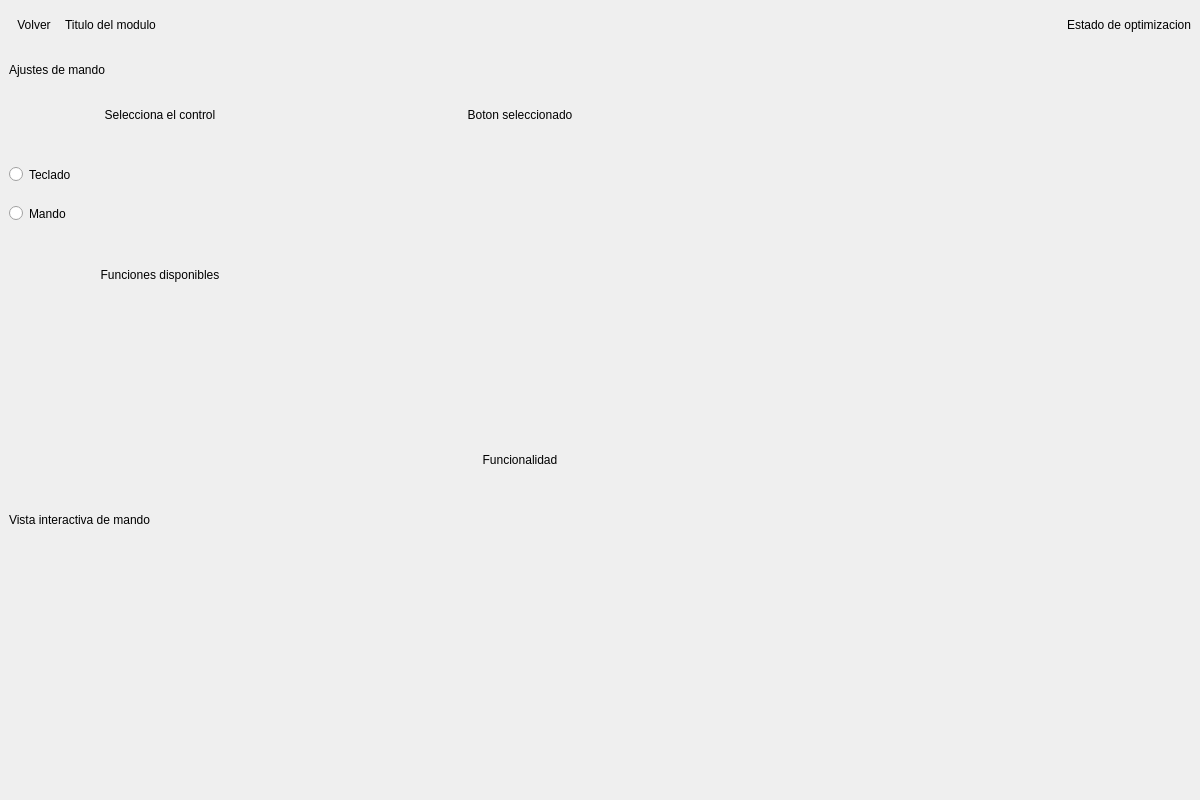
<?xml version="1.0" encoding="UTF-8"?>
<ui version="4.0">
 <class>consoles</class>
 <widget class="QWidget" name="consoles">
  <property name="geometry">
   <rect>
    <x>0</x>
    <y>0</y>
    <width>1200</width>
    <height>800</height>
   </rect>
  </property>
  <property name="windowTitle">
   <string>Form</string>
  </property>
  <layout class="QGridLayout" name="gridLayout">
   <property name="leftMargin">
    <number>0</number>
   </property>
   <property name="topMargin">
    <number>0</number>
   </property>
   <property name="rightMargin">
    <number>0</number>
   </property>
   <property name="bottomMargin">
    <number>0</number>
   </property>
   <property name="spacing">
    <number>0</number>
   </property>
   <item row="1" column="0">
    <widget class="QFrame" name="content">
     <property name="styleSheet">
      <string notr="true">border: none;</string>
     </property>
     <property name="frameShape">
      <enum>QFrame::StyledPanel</enum>
     </property>
     <property name="frameShadow">
      <enum>QFrame::Raised</enum>
     </property>
     <layout class="QHBoxLayout" name="horizontalLayout_2">
      <property name="spacing">
       <number>0</number>
      </property>
      <property name="leftMargin">
       <number>0</number>
      </property>
      <property name="topMargin">
       <number>0</number>
      </property>
      <property name="rightMargin">
       <number>0</number>
      </property>
      <property name="bottomMargin">
       <number>0</number>
      </property>
      <item>
       <widget class="QFrame" name="settings">
        <property name="frameShape">
         <enum>QFrame::StyledPanel</enum>
        </property>
        <property name="frameShadow">
         <enum>QFrame::Raised</enum>
        </property>
        <layout class="QVBoxLayout" name="verticalLayout_2">
         <property name="spacing">
          <number>0</number>
         </property>
         <property name="leftMargin">
          <number>0</number>
         </property>
         <property name="topMargin">
          <number>0</number>
         </property>
         <property name="rightMargin">
          <number>0</number>
         </property>
         <property name="bottomMargin">
          <number>0</number>
         </property>
         <item>
          <widget class="QScrollArea" name="scrollAreaAjustes">
           <property name="widgetResizable">
            <bool>true</bool>
           </property>
           <widget class="QWidget" name="scrollAreaWidgetContents">
            <property name="geometry">
             <rect>
              <x>0</x>
              <y>0</y>
              <width>720</width>
              <height>750</height>
             </rect>
            </property>
            <layout class="QVBoxLayout" name="verticalLayout_4">
             <property name="spacing">
              <number>0</number>
             </property>
             <property name="leftMargin">
              <number>0</number>
             </property>
             <property name="topMargin">
              <number>0</number>
             </property>
             <property name="rightMargin">
              <number>0</number>
             </property>
             <property name="bottomMargin">
              <number>0</number>
             </property>
             <item>
              <widget class="QFrame" name="select_controller">
               <property name="sizePolicy">
                <sizepolicy hsizetype="Preferred" vsizetype="Fixed">
                 <horstretch>0</horstretch>
                 <verstretch>0</verstretch>
                </sizepolicy>
               </property>
               <property name="minimumSize">
                <size>
                 <width>0</width>
                 <height>450</height>
                </size>
               </property>
               <property name="maximumSize">
                <size>
                 <width>16777215</width>
                 <height>450</height>
                </size>
               </property>
               <property name="frameShape">
                <enum>QFrame::StyledPanel</enum>
               </property>
               <property name="frameShadow">
                <enum>QFrame::Raised</enum>
               </property>
               <layout class="QVBoxLayout" name="verticalLayout_3">
                <property name="spacing">
                 <number>0</number>
                </property>
                <property name="leftMargin">
                 <number>0</number>
                </property>
                <property name="topMargin">
                 <number>0</number>
                </property>
                <property name="rightMargin">
                 <number>0</number>
                </property>
                <property name="bottomMargin">
                 <number>0</number>
                </property>
                <item>
                 <widget class="QFrame" name="select_controller_title">
                  <property name="sizePolicy">
                   <sizepolicy hsizetype="Preferred" vsizetype="Fixed">
                    <horstretch>0</horstretch>
                    <verstretch>0</verstretch>
                   </sizepolicy>
                  </property>
                  <property name="minimumSize">
                   <size>
                    <width>0</width>
                    <height>40</height>
                   </size>
                  </property>
                  <property name="maximumSize">
                   <size>
                    <width>16777215</width>
                    <height>40</height>
                   </size>
                  </property>
                  <property name="frameShape">
                   <enum>QFrame::StyledPanel</enum>
                  </property>
                  <property name="frameShadow">
                   <enum>QFrame::Raised</enum>
                  </property>
                  <layout class="QVBoxLayout" name="verticalLayout_6">
                   <item>
                    <widget class="QLabel" name="label_select_controller">
                     <property name="text">
                      <string>Ajustes de mando</string>
                     </property>
                    </widget>
                   </item>
                  </layout>
                 </widget>
                </item>
                <item>
                 <widget class="QFrame" name="select_controller_content">
                  <property name="frameShape">
                   <enum>QFrame::StyledPanel</enum>
                  </property>
                  <property name="frameShadow">
                   <enum>QFrame::Raised</enum>
                  </property>
                  <layout class="QHBoxLayout" name="horizontalLayout_4">
                   <property name="spacing">
                    <number>0</number>
                   </property>
                   <property name="leftMargin">
                    <number>0</number>
                   </property>
                   <property name="topMargin">
                    <number>0</number>
                   </property>
                   <property name="rightMargin">
                    <number>0</number>
                   </property>
                   <property name="bottomMargin">
                    <number>0</number>
                   </property>
                   <item>
                    <widget class="QFrame" name="select_controller_options">
                     <property name="frameShape">
                      <enum>QFrame::StyledPanel</enum>
                     </property>
                     <property name="frameShadow">
                      <enum>QFrame::Raised</enum>
                     </property>
                     <layout class="QVBoxLayout" name="verticalLayout_8">
                      <property name="spacing">
                       <number>0</number>
                      </property>
                      <property name="leftMargin">
                       <number>0</number>
                      </property>
                      <property name="topMargin">
                       <number>0</number>
                      </property>
                      <property name="rightMargin">
                       <number>0</number>
                      </property>
                      <property name="bottomMargin">
                       <number>0</number>
                      </property>
                      <item>
                       <widget class="QLabel" name="label_tittle_options">
                        <property name="sizePolicy">
                         <sizepolicy hsizetype="Preferred" vsizetype="Fixed">
                          <horstretch>0</horstretch>
                          <verstretch>0</verstretch>
                         </sizepolicy>
                        </property>
                        <property name="minimumSize">
                         <size>
                          <width>0</width>
                          <height>50</height>
                         </size>
                        </property>
                        <property name="maximumSize">
                         <size>
                          <width>16777215</width>
                          <height>50</height>
                         </size>
                        </property>
                        <property name="text">
                         <string>Selecciona el control</string>
                        </property>
                        <property name="alignment">
                         <set>Qt::AlignCenter</set>
                        </property>
                       </widget>
                      </item>
                      <item>
                       <widget class="QFrame" name="frame">
                        <property name="sizePolicy">
                         <sizepolicy hsizetype="Preferred" vsizetype="Fixed">
                          <horstretch>0</horstretch>
                          <verstretch>0</verstretch>
                         </sizepolicy>
                        </property>
                        <property name="minimumSize">
                         <size>
                          <width>0</width>
                          <height>110</height>
                         </size>
                        </property>
                        <property name="maximumSize">
                         <size>
                          <width>16777215</width>
                          <height>110</height>
                         </size>
                        </property>
                        <property name="frameShape">
                         <enum>QFrame::StyledPanel</enum>
                        </property>
                        <property name="frameShadow">
                         <enum>QFrame::Raised</enum>
                        </property>
                        <layout class="QVBoxLayout" name="verticalLayout_11">
                         <item>
                          <widget class="RadioButtonIcon" name="option_keyboard">
                           <property name="sizePolicy">
                            <sizepolicy hsizetype="Preferred" vsizetype="Fixed">
                             <horstretch>0</horstretch>
                             <verstretch>0</verstretch>
                            </sizepolicy>
                           </property>
                           <property name="text">
                            <string>Teclado</string>
                           </property>
                          </widget>
                         </item>
                         <item>
                          <widget class="RadioButtonIcon" name="option_controller">
                           <property name="sizePolicy">
                            <sizepolicy hsizetype="Preferred" vsizetype="Fixed">
                             <horstretch>0</horstretch>
                             <verstretch>0</verstretch>
                            </sizepolicy>
                           </property>
                           <property name="text">
                            <string>Mando</string>
                           </property>
                          </widget>
                         </item>
                        </layout>
                       </widget>
                      </item>
                      <item>
                       <widget class="QFrame" name="functios_avaliable">
                        <property name="frameShape">
                         <enum>QFrame::StyledPanel</enum>
                        </property>
                        <property name="frameShadow">
                         <enum>QFrame::Raised</enum>
                        </property>
                        <layout class="QVBoxLayout" name="verticalLayout_9">
                         <property name="spacing">
                          <number>0</number>
                         </property>
                         <property name="leftMargin">
                          <number>0</number>
                         </property>
                         <property name="topMargin">
                          <number>0</number>
                         </property>
                         <property name="rightMargin">
                          <number>0</number>
                         </property>
                         <property name="bottomMargin">
                          <number>0</number>
                         </property>
                         <item>
                          <widget class="QLabel" name="label_functios_avaliable">
                           <property name="sizePolicy">
                            <sizepolicy hsizetype="Preferred" vsizetype="Fixed">
                             <horstretch>0</horstretch>
                             <verstretch>0</verstretch>
                            </sizepolicy>
                           </property>
                           <property name="minimumSize">
                            <size>
                             <width>0</width>
                             <height>50</height>
                            </size>
                           </property>
                           <property name="maximumSize">
                            <size>
                             <width>16777215</width>
                             <height>50</height>
                            </size>
                           </property>
                           <property name="text">
                            <string>Funciones disponibles</string>
                           </property>
                           <property name="alignment">
                            <set>Qt::AlignCenter</set>
                           </property>
                          </widget>
                         </item>
                         <item>
                          <widget class="QFrame" name="items_functions_avaliable">
                           <property name="frameShape">
                            <enum>QFrame::StyledPanel</enum>
                           </property>
                           <property name="frameShadow">
                            <enum>QFrame::Raised</enum>
                           </property>
                           <layout class="QVBoxLayout" name="verticalLayout_10">
                            <property name="spacing">
                             <number>0</number>
                            </property>
                            <property name="leftMargin">
                             <number>0</number>
                            </property>
                            <property name="topMargin">
                             <number>0</number>
                            </property>
                            <property name="rightMargin">
                             <number>0</number>
                            </property>
                            <property name="bottomMargin">
                             <number>0</number>
                            </property>
                            <item>
                             <widget class="QScrollArea" name="scrollAreaFunctions">
                              <property name="widgetResizable">
                               <bool>true</bool>
                              </property>
                              <widget class="QWidget" name="scrollAreaWidgetContents_2">
                               <property name="geometry">
                                <rect>
                                 <x>0</x>
                                 <y>0</y>
                                 <width>320</width>
                                 <height>200</height>
                                </rect>
                               </property>
                              </widget>
                             </widget>
                            </item>
                           </layout>
                          </widget>
                         </item>
                        </layout>
                       </widget>
                      </item>
                     </layout>
                    </widget>
                   </item>
                   <item>
                    <widget class="QFrame" name="select_button_functiion">
                     <property name="sizePolicy">
                      <sizepolicy hsizetype="Fixed" vsizetype="Preferred">
                       <horstretch>0</horstretch>
                       <verstretch>0</verstretch>
                      </sizepolicy>
                     </property>
                     <property name="minimumSize">
                      <size>
                       <width>400</width>
                       <height>0</height>
                      </size>
                     </property>
                     <property name="maximumSize">
                      <size>
                       <width>400</width>
                       <height>16777215</height>
                      </size>
                     </property>
                     <property name="frameShape">
                      <enum>QFrame::StyledPanel</enum>
                     </property>
                     <property name="frameShadow">
                      <enum>QFrame::Raised</enum>
                     </property>
                     <layout class="QVBoxLayout" name="verticalLayout">
                      <property name="spacing">
                       <number>0</number>
                      </property>
                      <property name="leftMargin">
                       <number>9</number>
                      </property>
                      <property name="topMargin">
                       <number>0</number>
                      </property>
                      <property name="bottomMargin">
                       <number>0</number>
                      </property>
                      <item>
                       <widget class="QLabel" name="label_button_name">
                        <property name="sizePolicy">
                         <sizepolicy hsizetype="Preferred" vsizetype="Fixed">
                          <horstretch>0</horstretch>
                          <verstretch>0</verstretch>
                         </sizepolicy>
                        </property>
                        <property name="minimumSize">
                         <size>
                          <width>0</width>
                          <height>50</height>
                         </size>
                        </property>
                        <property name="maximumSize">
                         <size>
                          <width>16777215</width>
                          <height>50</height>
                         </size>
                        </property>
                        <property name="text">
                         <string>Boton seleccionado</string>
                        </property>
                        <property name="alignment">
                         <set>Qt::AlignCenter</set>
                        </property>
                       </widget>
                      </item>
                      <item>
                       <widget class="QFrame" name="selected_button">
                        <property name="frameShape">
                         <enum>QFrame::StyledPanel</enum>
                        </property>
                        <property name="frameShadow">
                         <enum>QFrame::Raised</enum>
                        </property>
                       </widget>
                      </item>
                      <item>
                       <widget class="QLabel" name="label_button_functinality">
                        <property name="sizePolicy">
                         <sizepolicy hsizetype="Preferred" vsizetype="Fixed">
                          <horstretch>0</horstretch>
                          <verstretch>0</verstretch>
                         </sizepolicy>
                        </property>
                        <property name="minimumSize">
                         <size>
                          <width>0</width>
                          <height>80</height>
                         </size>
                        </property>
                        <property name="maximumSize">
                         <size>
                          <width>16777215</width>
                          <height>80</height>
                         </size>
                        </property>
                        <property name="text">
                         <string>Funcionalidad</string>
                        </property>
                        <property name="alignment">
                         <set>Qt::AlignCenter</set>
                        </property>
                       </widget>
                      </item>
                     </layout>
                    </widget>
                   </item>
                  </layout>
                 </widget>
                </item>
               </layout>
              </widget>
             </item>
             <item>
              <widget class="QFrame" name="interactive_preview">
               <property name="frameShape">
                <enum>QFrame::StyledPanel</enum>
               </property>
               <property name="frameShadow">
                <enum>QFrame::Raised</enum>
               </property>
               <layout class="QVBoxLayout" name="verticalLayout_5">
                <property name="spacing">
                 <number>0</number>
                </property>
                <property name="leftMargin">
                 <number>0</number>
                </property>
                <property name="topMargin">
                 <number>0</number>
                </property>
                <property name="rightMargin">
                 <number>0</number>
                </property>
                <property name="bottomMargin">
                 <number>0</number>
                </property>
                <item>
                 <widget class="QFrame" name="interactive_preview_tittle">
                  <property name="sizePolicy">
                   <sizepolicy hsizetype="Preferred" vsizetype="Fixed">
                    <horstretch>0</horstretch>
                    <verstretch>0</verstretch>
                   </sizepolicy>
                  </property>
                  <property name="minimumSize">
                   <size>
                    <width>0</width>
                    <height>40</height>
                   </size>
                  </property>
                  <property name="maximumSize">
                   <size>
                    <width>16777215</width>
                    <height>40</height>
                   </size>
                  </property>
                  <property name="frameShape">
                   <enum>QFrame::StyledPanel</enum>
                  </property>
                  <property name="frameShadow">
                   <enum>QFrame::Raised</enum>
                  </property>
                  <layout class="QVBoxLayout" name="verticalLayout_7">
                   <item>
                    <widget class="QLabel" name="label_interactive_preview">
                     <property name="text">
                      <string>Vista interactiva de mando</string>
                     </property>
                    </widget>
                   </item>
                  </layout>
                 </widget>
                </item>
                <item>
                 <widget class="QFrame" name="interactive_preview_content">
                  <property name="frameShape">
                   <enum>QFrame::StyledPanel</enum>
                  </property>
                  <property name="frameShadow">
                   <enum>QFrame::Raised</enum>
                  </property>
                 </widget>
                </item>
               </layout>
              </widget>
             </item>
            </layout>
           </widget>
          </widget>
         </item>
        </layout>
       </widget>
      </item>
      <item>
       <widget class="QFrame" name="image_module">
        <property name="sizePolicy">
         <sizepolicy hsizetype="Fixed" vsizetype="Preferred">
          <horstretch>0</horstretch>
          <verstretch>0</verstretch>
         </sizepolicy>
        </property>
        <property name="minimumSize">
         <size>
          <width>480</width>
          <height>0</height>
         </size>
        </property>
        <property name="maximumSize">
         <size>
          <width>480</width>
          <height>16777215</height>
         </size>
        </property>
        <property name="frameShape">
         <enum>QFrame::StyledPanel</enum>
        </property>
        <property name="frameShadow">
         <enum>QFrame::Raised</enum>
        </property>
        <layout class="QHBoxLayout" name="horizontalLayout_3">
         <property name="spacing">
          <number>0</number>
         </property>
         <property name="leftMargin">
          <number>0</number>
         </property>
         <property name="topMargin">
          <number>0</number>
         </property>
         <property name="rightMargin">
          <number>0</number>
         </property>
         <property name="bottomMargin">
          <number>0</number>
         </property>
        </layout>
       </widget>
      </item>
     </layout>
    </widget>
   </item>
   <item row="0" column="0">
    <widget class="QFrame" name="header">
     <property name="sizePolicy">
      <sizepolicy hsizetype="Preferred" vsizetype="Preferred">
       <horstretch>0</horstretch>
       <verstretch>0</verstretch>
      </sizepolicy>
     </property>
     <property name="minimumSize">
      <size>
       <width>0</width>
       <height>50</height>
      </size>
     </property>
     <property name="maximumSize">
      <size>
       <width>16777215</width>
       <height>50</height>
      </size>
     </property>
     <property name="styleSheet">
      <string notr="true">border: none;</string>
     </property>
     <property name="frameShape">
      <enum>QFrame::StyledPanel</enum>
     </property>
     <property name="frameShadow">
      <enum>QFrame::Raised</enum>
     </property>
     <layout class="QHBoxLayout" name="horizontalLayout">
      <property name="spacing">
       <number>0</number>
      </property>
      <property name="leftMargin">
       <number>0</number>
      </property>
      <property name="topMargin">
       <number>0</number>
      </property>
      <property name="rightMargin">
       <number>0</number>
      </property>
      <property name="bottomMargin">
       <number>0</number>
      </property>
      <item>
       <widget class="QFrame" name="topbar">
        <property name="frameShape">
         <enum>QFrame::StyledPanel</enum>
        </property>
        <property name="frameShadow">
         <enum>QFrame::Raised</enum>
        </property>
        <layout class="QHBoxLayout" name="horizontalLayout_5">
         <item>
          <widget class="ButtonIcon" name="button_back">
           <property name="sizePolicy">
            <sizepolicy hsizetype="Fixed" vsizetype="Preferred">
             <horstretch>50</horstretch>
             <verstretch>0</verstretch>
            </sizepolicy>
           </property>
           <property name="minimumSize">
            <size>
             <width>0</width>
             <height>0</height>
            </size>
           </property>
           <property name="maximumSize">
            <size>
             <width>50</width>
             <height>16777215</height>
            </size>
           </property>
           <property name="text">
            <string>Volver</string>
           </property>
          </widget>
         </item>
         <item>
          <widget class="QLabel" name="label_module">
           <property name="text">
            <string>Titulo del modulo</string>
           </property>
          </widget>
         </item>
         <item>
          <widget class="QLabel" name="label_optimize">
           <property name="text">
            <string>Estado de optimizacion</string>
           </property>
           <property name="alignment">
            <set>Qt::AlignRight|Qt::AlignTrailing|Qt::AlignVCenter</set>
           </property>
          </widget>
         </item>
        </layout>
       </widget>
      </item>
     </layout>
    </widget>
   </item>
  </layout>
 </widget>
 <customwidgets>
  <customwidget>
   <class>ButtonIcon</class>
   <extends>QPushButton</extends>
   <header location="global">src.ui.components.buttons.button_icon</header>
  </customwidget>
  <customwidget>
   <class>RadioButtonIcon</class>
   <extends>QRadioButton</extends>
   <header location="global">src.ui.components.buttons.button_radio_selecter</header>
  </customwidget>
 </customwidgets>
 <resources/>
 <connections/>
</ui>
